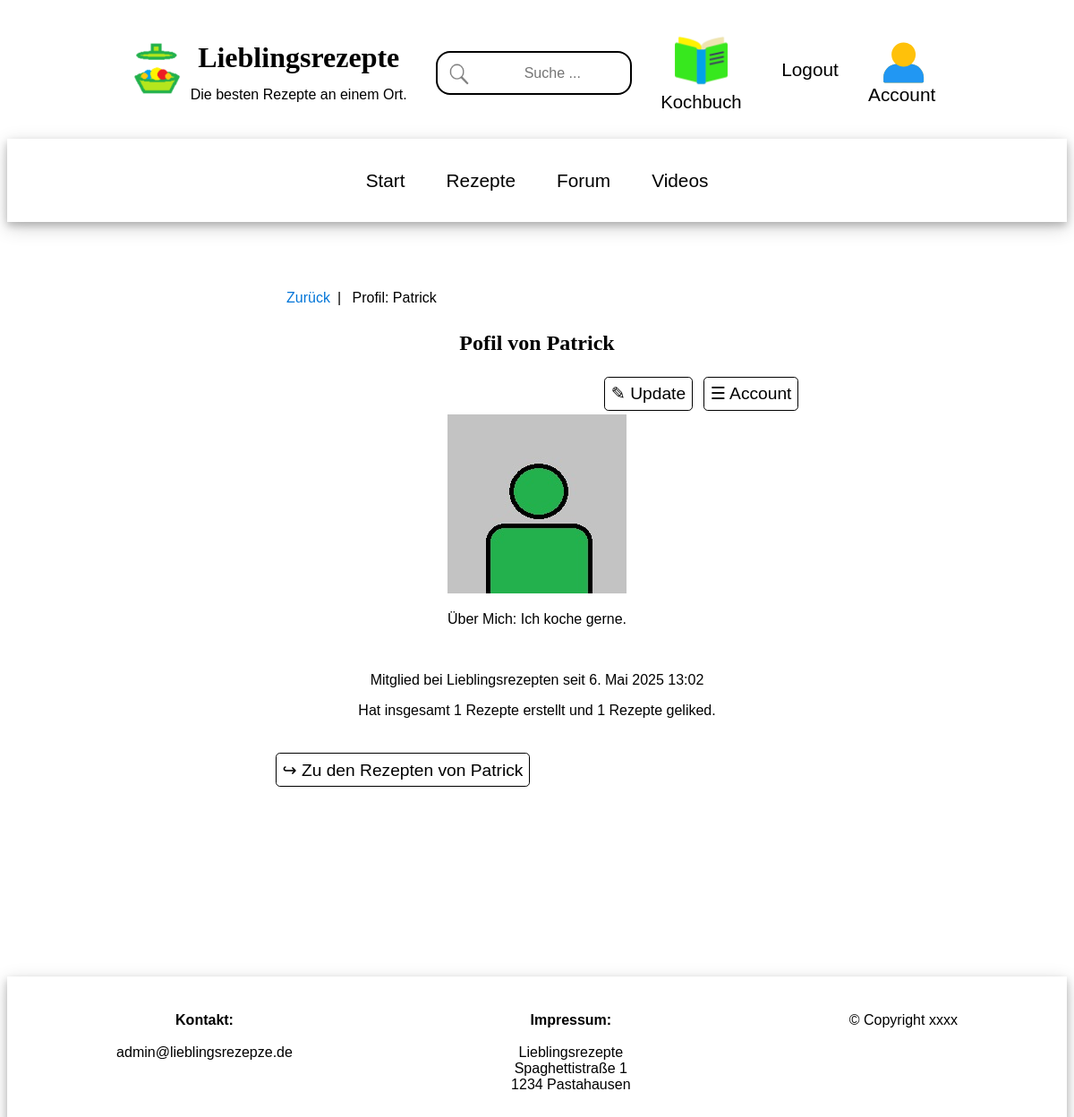
/user/profile/1/ (signed in), run on the app's committed database.
### user_app/models.py (models this page shows)
class User(AbstractUser):
    name = models.CharField(max_length=200, null=True)
    email = models.EmailField(unique=True, null=True)
    biography = models.TextField(null=True)
    user_image = models.ImageField(null=True, default="users/avatar.jpg", upload_to="users")
    updated = models.DateTimeField(auto_now=True)
    created = models.DateTimeField(auto_now_add=True)
    USERNAME_FIELD = 'email'
    REQUIRED_FIELDS = ['username']

### user_app/views.py (the view)
# urls.py: path('profile/<str:pk>/', views.userProfile, name="user-profile"),
def userProfile(request, pk):
    user = User.objects.get(id=pk)
    recipes = user.recipe_set.all()
    context = {'user': user, "recipes": recipes}
    return render(request, 'user_app/profile_user.html', context)

### user_app/templates/user_app/profile_user.html (shortened to what this page needs)
{% extends 'main.html' %}
{% block content %}
<div class="main-container">
<div class="main-middle-column" style="margin-bottom:10em;">
    <ul class="breadcrumb">
        <li><a href="{{request.META.HTTP_REFERER}}">Zurück</a></li>
        <li>Profil: {{user.username}}</li>
    </ul>
    <div style="text-align:center;">
        <h2>Pofil von {{user.username}}</h2>
        {% if request.user == user %}
        <div style="text-align: right;">
            <a href="{% url 'user-update' %}" class="button-like">&#9998; Update</a>
            <a href="{% url 'user-account' %}" class="button-like">&#9776; Account</a>
        </div>
        {% endif %}
        {% if user.user_image %}
            <img src="{{ user.user_image.url }}" style="width: 200px; height: 200px;" >
        {% endif %}
        <p>
            Über Mich:
            {% if user.biography %}
                {{ user.biography }}
            {% endif %}
        </p>
        <br>
        <p>Mitglied bei Lieblingsrezepten seit {{user.created}} </p>
        <p>Hat insgesamt {{user.recipe_set.all.count}} Rezepte erstellt und {{user.likes.all.count|default_if_none:"0"}} Rezepte geliked.</p>
        <br>
        <div style="text-align:left;">
        <form method="GET" action="{% url 'recipes' %}">
              <button type="submit" name="q" value={{user.username}}>&#8618; Zu den Rezepten von {{user.username}}</button>
        </form>
        </div>
    </div>
</div>
</div>
{% endblock %}

### static/styles/main.css (style rules this page uses)
* { box-sizing: border-box; }
body { font-family: Verdana, sans-serif; font-size: 16px; background-color: white; }
h1, h2, h3, h4, h5, h6 { font-family: Georgia, serif; }
.main-container { display: flex; justify-content: center; width: 100%; clear: after; margin-top: 1.25em; }
.main-middle-column { width: 50%; max-width: 200em; margin: 2em; }
button, input[type=submit], input[type=url], textarea, input[type=password], input[type=email], input[type=number], input[type=text], select, .button-like, .button-display { background-color: white; display: inline-block; padding: 0.35em; border: solid; font-size: 1.2em; border-width: 0.1em; border-radius: 0.25em; margin: 0.2em; border-color: black; text-decoration: none; color: blacK; }
ul.breadcrumb { padding: 0.5em 1em; list-style: none; background-color: white; }
ul.breadcrumb li { display: inline; font-size: 1em; }
ul.breadcrumb li:first-child:after { padding: 0.5em; color: black; content: "|"; }
ul.breadcrumb li a { color: #0275d8; text-decoration: none; }

### data on the page
User: username "Patrick", user_image (placeholder picture), biography "Ich koche gerne.", created "6. Mai 2025 13:02", recipe_set.all.count "1", likes.all.count "1"
